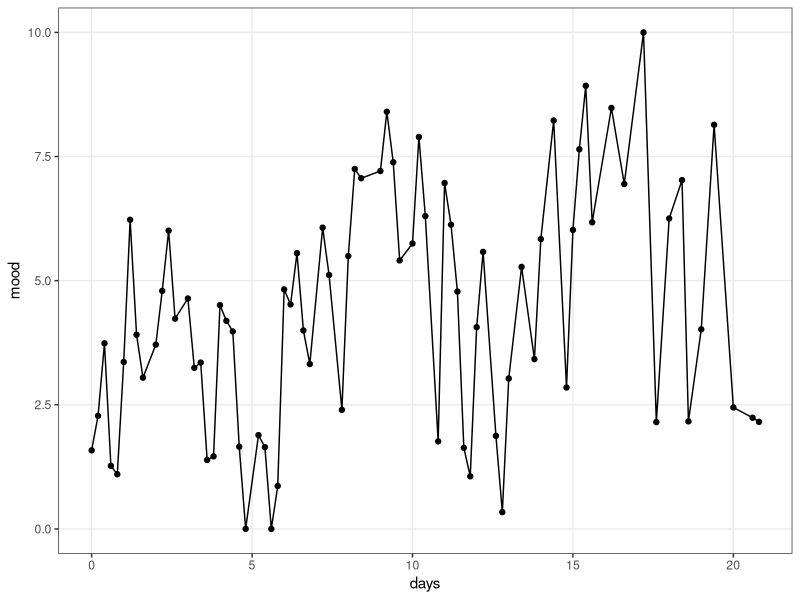
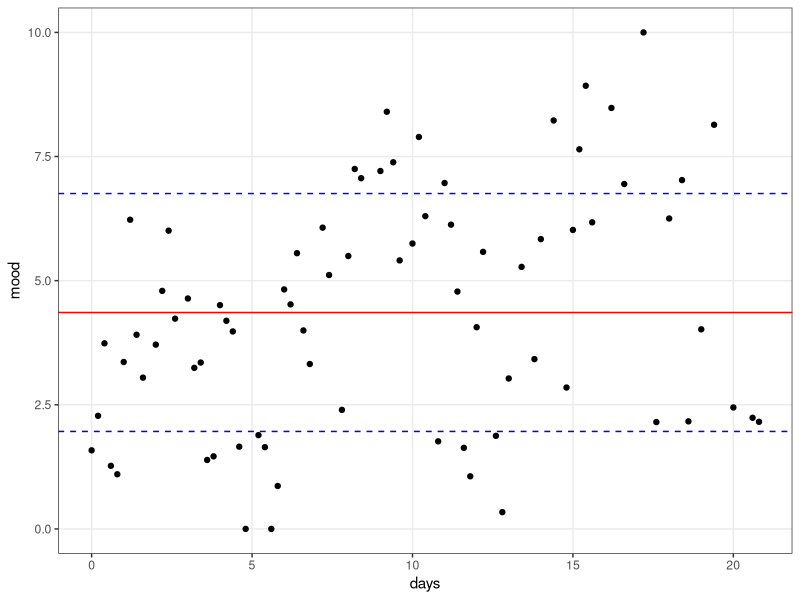
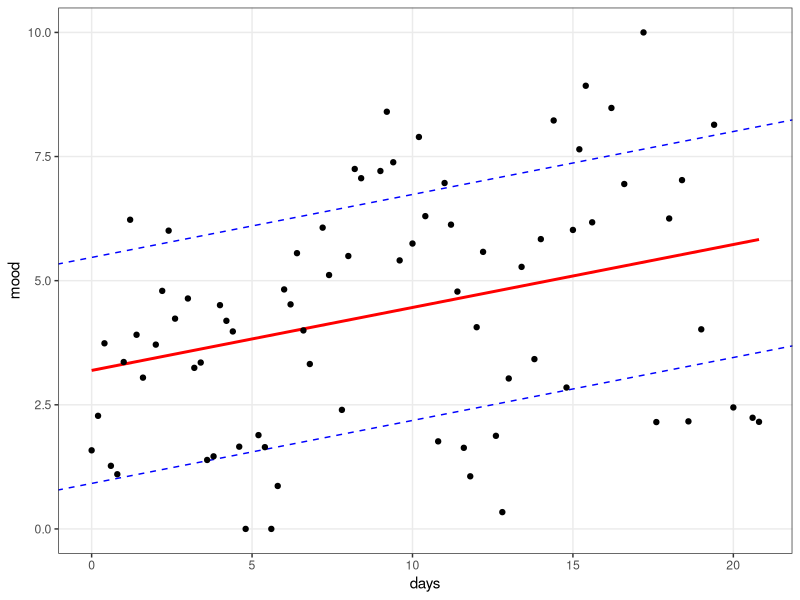
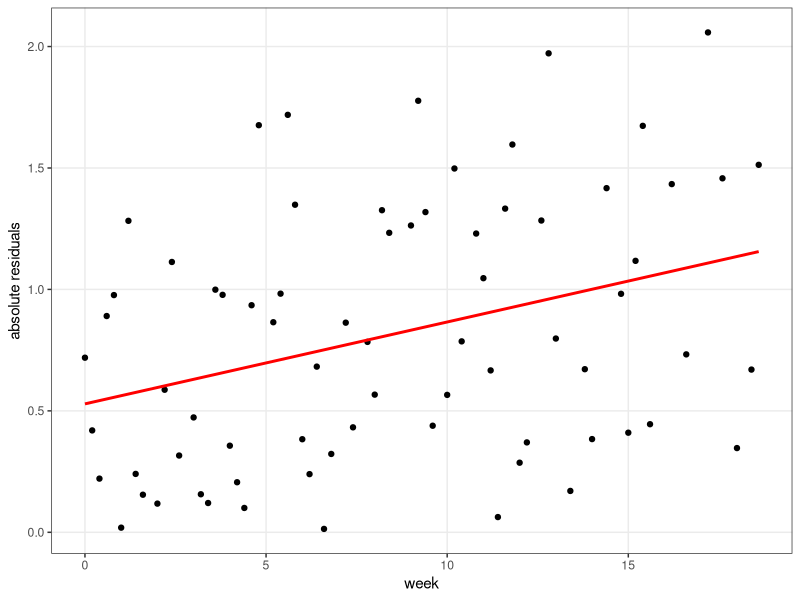
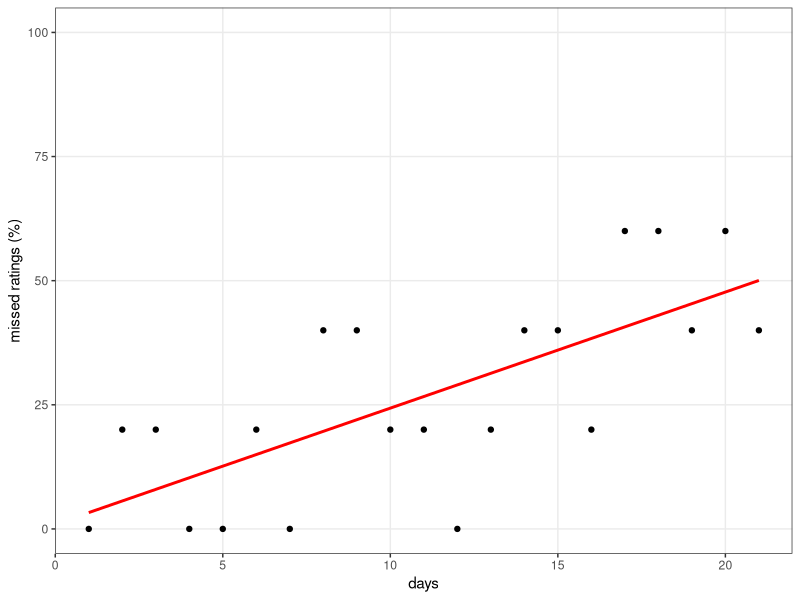
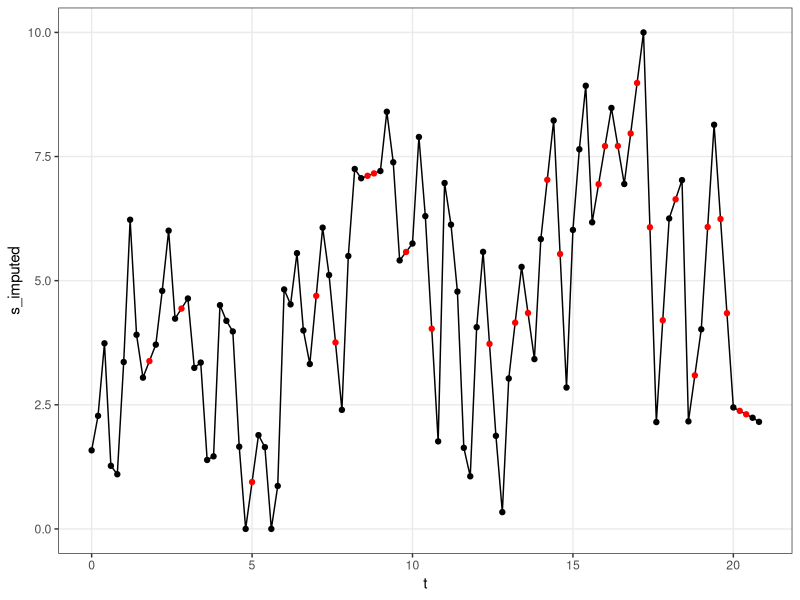
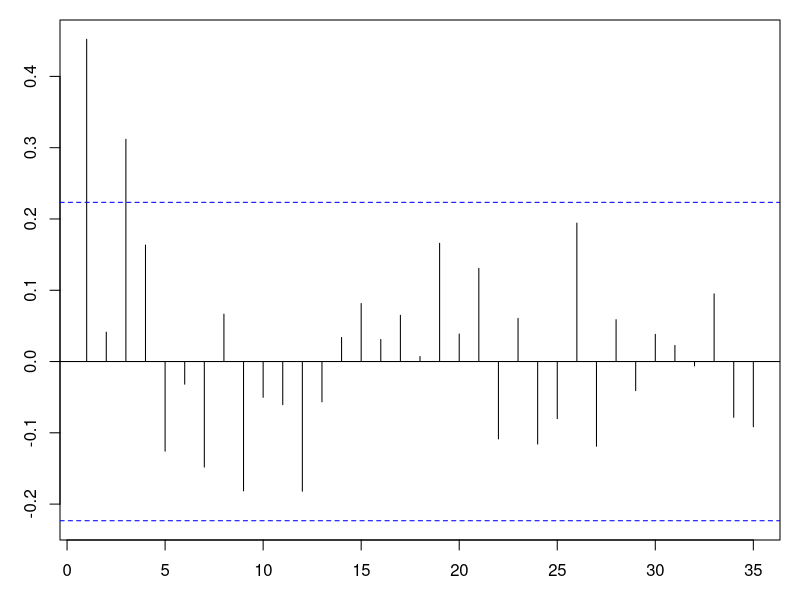
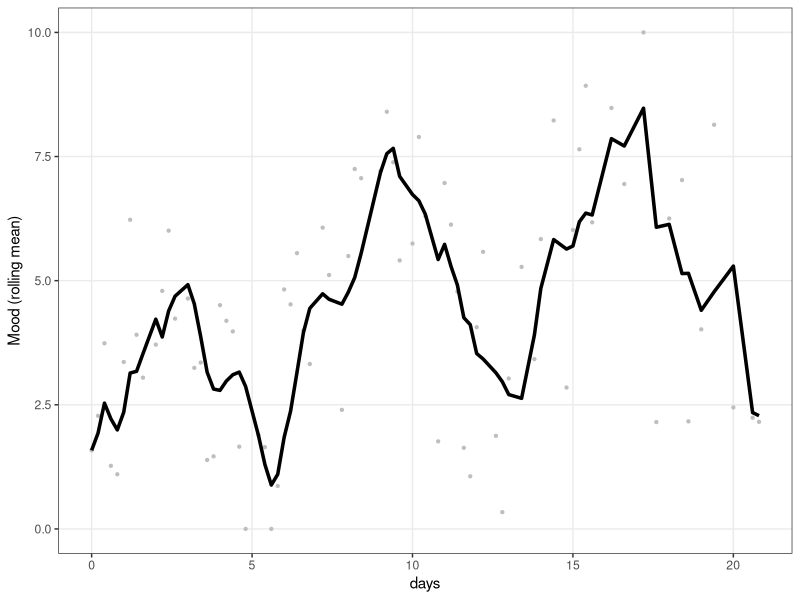

The R source for these figures, in order:
## ---- chunk 1
## Constructing the simulated EMA time-series

# libraries
library(ggplot2)
library(gridExtra)
library(psych)

# simulate the signal -------
set.seed(123)
n_measurements_per_day <- 5 
n_days <- 21
n <- n_measurements_per_day * (n_days)
m <- 3
sdev_min <- 1
sdev_max <- 4
trend  <- 3
missingness_prob = c(0.1, 0.5)
autocorrelation = .6

# time
t <- seq(0, (n - 1) * 1 /5, by =  1/5)

# signal
s <- numeric(length(t))

# periodicity
s <- seq(sdev_min, sdev_max, length.out = n) * sin(1   * t * 2 * pi)
s <- s + 0.5 * seq(sdev_min, sdev_max, length.out = n) * sin(1/7 * t * 2 * pi)

# mean + trend + sd (heteroscedastic)
s <- s + rnorm(n, 
               mean = seq(m, m + trend, length.out = n), 
               sd = 0.5)


s <- s + 1 * arima.sim(model = list(ar = autocorrelation), n = n)

# missingness
m1 <- rbinom(n, 1, seq(missingness_prob[1], missingness_prob[2], length.out = n))
s[m1 == 1] <- NA 

# in range
s[s > 10] <- 10
s[s < 0] <- 0

# combine in data.frame
d <- data.frame(t, s)
## ---- chunk 2
# plot signal
e <- subset(d, !is.na(s))
ggplot(e, aes(x = t, y = s)) + 
  geom_line() + 
  geom_point() +
  ylab("mood") + xlab("days") +
  ylim(0, 10) + 
  theme_bw() + theme(panel.grid.minor = element_blank())
## ---- chunk 3
# plot signal with mean and variance
e <- subset(d, !is.na(s))
ggplot(e, aes(x = t, y = s)) +
  geom_hline(yintercept = mean(e$s, na.rm = TRUE), color = "red") + 
  geom_hline(yintercept = mean(e$s, na.rm = TRUE) + sd(e$s, na.rm = TRUE), color = "blue", linetype = 2) +
  geom_hline(yintercept = mean(e$s, na.rm = TRUE) - sd(e$s, na.rm = TRUE), color = "blue", linetype = 2) +
  #geom_line() + 
  geom_point() + 
  ylab("mood") + xlab("days") +
  ylim(0, 10) +
  theme_bw() + theme(panel.grid.minor = element_blank())
## ---- chunk 4
fm = lm(s ~ t, e)
## ---- chunk 5
ggplot(e, aes(x = t, y = s)) +
  geom_smooth(method = "lm", color = "red", se = FALSE) +
  geom_abline(intercept = coef(fm)[1] + sd(resid(fm)), slope = coef(fm)[2], color = "blue", linetype = 2) + 
  geom_abline(intercept = coef(fm)[1] - sd(resid(fm)), slope = coef(fm)[2], color = "blue", linetype = 2) + 
  geom_point() + 
  ylab("mood") + xlab("days") +
  ylim(0, 10) +
  theme_bw() + theme(panel.grid.minor = element_blank())
## ---- chunk 6
e$residuals <- rstandard(fm)
e$week <- (e$t %/% 1 )+ 1

ggplot(subset(e, week < 20), aes(x = t, y = abs(residuals))) +
  geom_point() + 
  geom_smooth(method = "lm", color = "red", se = FALSE) +
  ylab("absolute residuals") + xlab("week") +
  theme_bw() + theme(panel.grid.minor = element_blank())
## ---- chunk 7
d$t_g <- cut(t, 21, labels = 1:21)
p <- prop.table(table(d$t_g, is.na(d$s)), 1)
p <- as.data.frame(p)
p <- subset(p, Var2 == TRUE)
fm2 <- lm(p$Freq ~ as.numeric(p$Var1))
## ---- chunk 8
ggplot(p, aes(x = as.numeric(Var1), y = Freq * 100)) + 
  geom_smooth(method = "lm", color = "red", se = FALSE) +  
  geom_point() + 
  ylab("missed ratings (%)") + xlab("days") +
  ylim(0, 100) + 
  theme_bw() + theme(panel.grid.minor = element_blank())
## ---- chunk 9
# Imputation through interpolation 
impute_interpolation <- function(x) {
  require(zoo)
  
  y = zoo(x)
  
  # fill initial and trailing NA
  if (is.na(y[1])) y[1] = y[which.max(!is.na(y))]
  if (is.na(y[length(y)])) y[length(y)] = y[max((!is.na(y))*(1:length(y)))]
  
  # interpolate
  y_ = as.numeric(na.approx(y))
  
  y_
}

d$s_imputed <- impute_interpolation(d$s)
ggplot(d, aes(x = t, y = s_imputed)) +
  geom_line(color = 1) + 
  geom_point(aes(color = is.na(s))) + 
  scale_color_manual(values=c("black", "red")) +
  guides(color = FALSE) + 
  theme_bw() + theme(panel.grid.minor = element_blank())
## ---- chunk 10
op = par(mar = c(3, 3, 1, 1))
acf(e$s, type = "partial", lag.max = 35, main = "")
par(op)
## ---- chunk 11
d$rolling_mean <-
  as.numeric(
    zoo::rollapply(
      as.numeric(d$s),
      width = 5,
      FUN = function(x)
        mean(x, na.rm = TRUE),
      fill = NA,
      align = "right",
      partial = TRUE
    )
  )

e <- subset(d, !is.na(s))
ggplot(e, aes(x = t, y = rolling_mean)) +
  geom_point(aes(y = s), color = "grey", size = .8) + 
  geom_line(size = 1.2) + 
  ylab("Mood (rolling mean)") + xlab("days") +
  ylim(0, 10) + 
  theme_bw() + theme(panel.grid.minor = element_blank())

## ---- chunk 12
fa <- spec.pgram(ts(impute_interpolation(d$s), frequency = n_measurements_per_day), 
                 detrend = TRUE, demean = TRUE, 
                 main = "periodogram",  sub = "",
                 xlab = "frequency", log = "no",
                 ylab = "power", type = "h",
                 spans = NULL, taper = 0.01, ci = FALSE)
